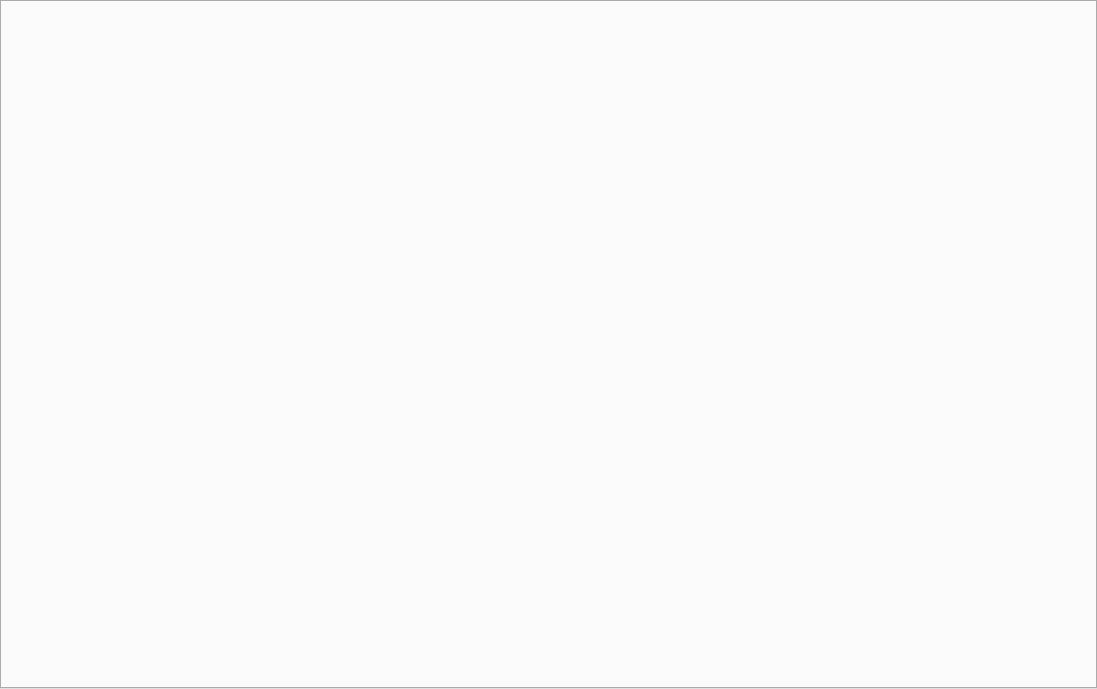
<?xml version="1.0" encoding="UTF-8"?>
<ui version="4.0">
 <class>MainWindow</class>
 <widget class="QMainWindow" name="MainWindow">
  <property name="geometry">
   <rect>
    <x>0</x>
    <y>0</y>
    <width>1097</width>
    <height>689</height>
   </rect>
  </property>
  <property name="windowTitle">
   <string>MainWindow</string>
  </property>
  <widget class="QWidget" name="centralwidget">
   <property name="enabled">
    <bool>true</bool>
   </property>
   <layout class="QGridLayout" name="gridLayout">
    <property name="leftMargin">
     <number>0</number>
    </property>
    <property name="topMargin">
     <number>0</number>
    </property>
    <property name="rightMargin">
     <number>0</number>
    </property>
    <property name="bottomMargin">
     <number>0</number>
    </property>
    <item row="0" column="0">
     <widget class="QTabWidget" name="tabWidget"/>
    </item>
   </layout>
  </widget>
 </widget>
 <resources/>
 <connections/>
</ui>
